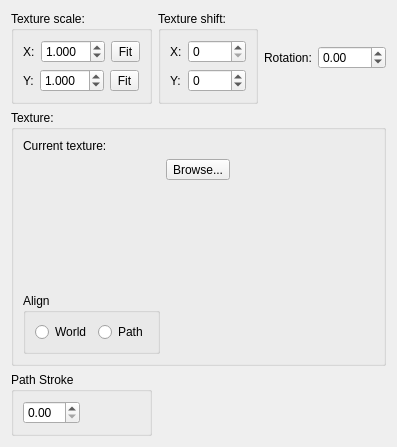
<?xml version="1.0" encoding="UTF-8"?>
<ui version="4.0">
 <class>TextureEditDialog</class>
 <widget class="QDialog" name="TextureEditDialog">
  <property name="geometry">
   <rect>
    <x>0</x>
    <y>0</y>
    <width>363</width>
    <height>406</height>
   </rect>
  </property>
  <property name="windowTitle">
   <string>Texture Edit</string>
  </property>
  <layout class="QGridLayout" name="gridLayout">
   <item row="0" column="2">
    <layout class="QHBoxLayout" name="horizontalLayout" stretch="0,1">
     <item>
      <widget class="QLabel" name="label_5">
       <property name="text">
        <string>Rotation:</string>
       </property>
      </widget>
     </item>
     <item>
      <widget class="QDoubleSpinBox" name="rotation">
       <property name="minimum">
        <double>-360.000000000000000</double>
       </property>
       <property name="maximum">
        <double>360.000000000000000</double>
       </property>
      </widget>
     </item>
    </layout>
   </item>
   <item row="2" column="0" colspan="3">
    <widget class="QGroupBox" name="groupBox_3">
     <property name="title">
      <string>Texture:</string>
     </property>
     <layout class="QFormLayout" name="formLayout_4">
      <item row="0" column="0">
       <widget class="QLabel" name="label_6">
        <property name="text">
         <string>Current texture:</string>
        </property>
       </widget>
      </item>
      <item row="2" column="0">
       <widget class="QLabel" name="textureLabel">
        <property name="sizePolicy">
         <sizepolicy hsizetype="Fixed" vsizetype="Fixed">
          <horstretch>0</horstretch>
          <verstretch>0</verstretch>
         </sizepolicy>
        </property>
        <property name="minimumSize">
         <size>
          <width>128</width>
          <height>128</height>
         </size>
        </property>
        <property name="baseSize">
         <size>
          <width>0</width>
          <height>0</height>
         </size>
        </property>
        <property name="text">
         <string>&lt;TextureImage&gt;</string>
        </property>
        <property name="alignment">
         <set>Qt::AlignCenter</set>
        </property>
       </widget>
      </item>
      <item row="3" column="0">
       <widget class="QGroupBox" name="groupBox_4">
        <property name="title">
         <string>Align</string>
        </property>
        <layout class="QFormLayout" name="formLayout_3">
         <item row="0" column="0">
          <widget class="QRadioButton" name="alignWorld">
           <property name="text">
            <string>World</string>
           </property>
          </widget>
         </item>
         <item row="0" column="1">
          <widget class="QRadioButton" name="alignPath">
           <property name="text">
            <string>Path</string>
           </property>
          </widget>
         </item>
        </layout>
       </widget>
      </item>
      <item row="2" column="1">
       <widget class="QToolButton" name="browseTexture">
        <property name="text">
         <string>Browse...</string>
        </property>
       </widget>
      </item>
      <item row="0" column="1">
       <widget class="QLabel" name="textureName">
        <property name="text">
         <string>&lt;name&gt;</string>
        </property>
       </widget>
      </item>
     </layout>
    </widget>
   </item>
   <item row="0" column="1">
    <widget class="QGroupBox" name="groupBox_2">
     <property name="title">
      <string>Texture shift:</string>
     </property>
     <layout class="QFormLayout" name="formLayout_2">
      <item row="0" column="0">
       <widget class="QLabel" name="label_3">
        <property name="text">
         <string>X:</string>
        </property>
       </widget>
      </item>
      <item row="2" column="0">
       <widget class="QLabel" name="label_4">
        <property name="text">
         <string>Y:</string>
        </property>
       </widget>
      </item>
      <item row="0" column="1">
       <widget class="QSpinBox" name="xShift"/>
      </item>
      <item row="2" column="1">
       <widget class="QSpinBox" name="yShift">
        <property name="minimum">
         <number>-1024</number>
        </property>
        <property name="maximum">
         <number>1024</number>
        </property>
       </widget>
      </item>
     </layout>
    </widget>
   </item>
   <item row="0" column="0">
    <widget class="QGroupBox" name="groupBox">
     <property name="title">
      <string>Texture scale:</string>
     </property>
     <layout class="QFormLayout" name="formLayout">
      <item row="0" column="0">
       <layout class="QHBoxLayout" name="horizontalLayout_2">
        <item>
         <widget class="QLabel" name="label">
          <property name="text">
           <string>X:</string>
          </property>
         </widget>
        </item>
        <item>
         <widget class="QDoubleSpinBox" name="xScale">
          <property name="decimals">
           <number>3</number>
          </property>
          <property name="singleStep">
           <double>0.010000000000000</double>
          </property>
          <property name="value">
           <double>1.000000000000000</double>
          </property>
         </widget>
        </item>
        <item>
         <widget class="QToolButton" name="xFit">
          <property name="text">
           <string>Fit</string>
          </property>
         </widget>
        </item>
       </layout>
      </item>
      <item row="1" column="0">
       <layout class="QHBoxLayout" name="horizontalLayout_3">
        <item>
         <widget class="QLabel" name="label_2">
          <property name="text">
           <string>Y:</string>
          </property>
         </widget>
        </item>
        <item>
         <widget class="QDoubleSpinBox" name="yScale">
          <property name="decimals">
           <number>3</number>
          </property>
          <property name="singleStep">
           <double>0.010000000000000</double>
          </property>
          <property name="value">
           <double>1.000000000000000</double>
          </property>
         </widget>
        </item>
        <item>
         <widget class="QToolButton" name="yFit">
          <property name="text">
           <string>Fit</string>
          </property>
         </widget>
        </item>
       </layout>
      </item>
     </layout>
    </widget>
   </item>
   <item row="3" column="0">
    <widget class="QGroupBox" name="groupBox_5">
     <property name="title">
      <string>Path Stroke</string>
     </property>
     <layout class="QFormLayout" name="formLayout_5">
      <item row="0" column="0">
       <widget class="QDoubleSpinBox" name="stroke"/>
      </item>
     </layout>
    </widget>
   </item>
  </layout>
 </widget>
 <resources/>
 <connections/>
</ui>
